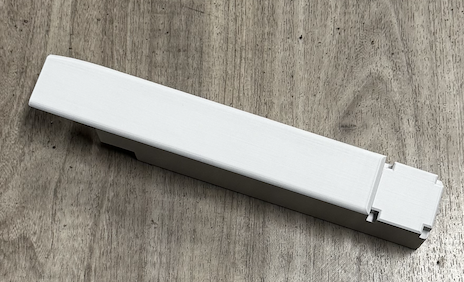
#> input picture body.png, 464 x 282 px
$ python stl_arm.py
#> lines starting #> are read from the running program, lines starting #| are printed output that depends on the picture; after the words box and inside, x2 and y2 are one past the last pixel; in counts of white or black regions, pixels touching at a corner belong together
import cv2
import numpy as np

# 读取图像
image = cv2.imread('body.png')
#> image is the input picture: shape (282, 464, 3); mean B, G, R 137.9, 146.8, 151.2
if image is None:
    print("无法读取图像，请检查文件路径和完整性")
    exit()

# 转为灰度图
gray = cv2.cvtColor(image, cv2.COLOR_BGR2GRAY)

# 针对灰白物体优化的阈值处理
# 灰白物体在灰度图中亮度较高，使用较低的阈值下限来确保捕获
_, thresh = cv2.threshold(gray, 100, 255, cv2.THRESH_BINARY)
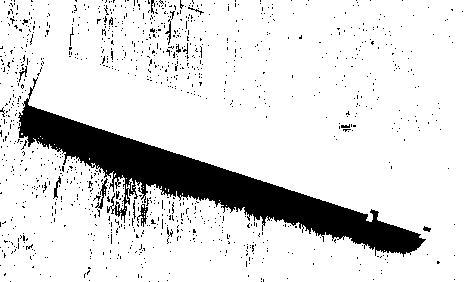
#> thresh: shape (282, 464); 86.3% white; 1067 black regions (1050 under 20 px), largest, box (x1, y1, x2, y2) and area: (18, 77, 426, 257) 14799, (95, 178, 108, 209) 103, (137, 204, 148, 227) 103

# 可选：进行形态学操作，去除噪点并连接可能的断裂轮廓
kernel = np.ones((5, 5), np.uint8)
thresh = cv2.morphologyEx(thresh, cv2.MORPH_CLOSE, kernel)
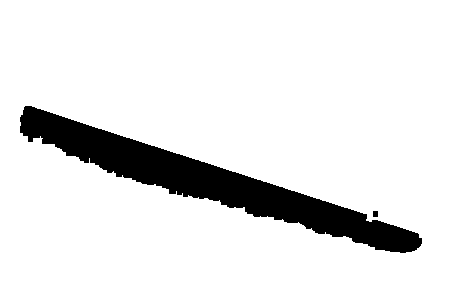
#> thresh: shape (282, 464); 89.6% white; 2 black regions, box (x1, y1, x2, y2) and area: (20, 106, 422, 253) 13532, (373, 211, 378, 217) 30
thresh = cv2.morphologyEx(thresh, cv2.MORPH_OPEN, kernel)
#> thresh: shape (282, 464); 89.6% white; 1 black region, box (x1, y1, x2, y2) and area: (20, 106, 422, 253) 13631

# 查找轮廓
contours, _ = cv2.findContours(thresh, cv2.RETR_EXTERNAL, cv2.CHAIN_APPROX_SIMPLE)
#> contours = [[[0, 0], [0, 281], [463, 281], [463, 0]]]
if len(contours) == 0:
    print("未找到轮廓，请调整阈值参数")
else:
    # 取最大的轮廓（假设目标是最大的那个灰白物体）
    contour = max(contours, key=cv2.contourArea)
#> contour = [[0, 0], [0, 281], [463, 281], [463, 0]]
    # 计算最小外接矩形
    rect = cv2.minAreaRect(contour)
#> rect = ((231.5, 140.5), (281, 463), -90)
    (cx, cy), (width, height), angle = rect
#> cx = 231.5; cy = 140.5; width = 281; height = 463; angle = -90
    # 确定长边和短边长度
    long_side = max(width, height)
#> long_side = 463
    short_side = min(width, height)
#> short_side = 281

    # 计算长边中线的两个端点
    box = cv2.boxPoints(rect)
#> box = [[463, 281], [-8.6e-15, 281], [0, 0], [463, 0]]
    box = np.int0(box)
#> box = [[463, 281], [0, 281], [0, 0], [463, 0]]
    # 计算长边的两个端点
    if width > height:
        long_start = box[0]
        long_end = box[2]
    else:
        long_start = box[1]
#> long_start = [0, 281]
        long_end = box[3]
#> long_end = [463, 0]
    # 长边中线的中点
    mid_point = ((long_start[0] + long_end[0]) // 2, (long_start[1] + long_end[1]) // 2)
#> mid_point = (231, 140)
    # 计算长边中线的方向向量
    vector = (long_end[0] - long_start[0], long_end[1] - long_start[1])
#> vector = (463, -281)
    # 计算垂直于长边中线的方向向量
    perpendicular_vector = (-vector[1], vector[0])
#> perpendicular_vector = (281, 463)
    # 归一化垂直方向向量
    norm = np.linalg.norm(perpendicular_vector)
#> norm = 541.6
    if norm != 0:
        perpendicular_vector = (perpendicular_vector[0] / norm, perpendicular_vector[1] / norm)
#> perpendicular_vector = (0.519, 0.855)
    # 计算垂线的两个端点
    short_half = short_side / 2
#> short_half = 140.5
    short_start = (int(mid_point[0] - perpendicular_vector[0] * short_half),
                  int(mid_point[1] - perpendicular_vector[1] * short_half))
#> short_start = (158, 19)
    short_end = (int(mid_point[0] + perpendicular_vector[0] * short_half),
                int(mid_point[1] + perpendicular_vector[1] * short_half))
#> short_end = (303, 260)

    # 绘制长边中线和垂线
    cv2.line(image, tuple(long_start), tuple(long_end), (0, 0, 255), 2)
    cv2.line(image, short_start, short_end, (0, 255, 0), 2)
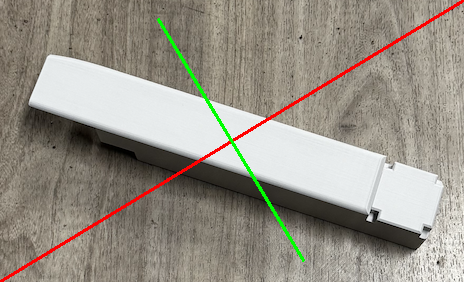
#> image: shape (282, 464, 3); mean B, G, R 135.2, 145.8, 151.5

    # 输出坐标信息
    print("长边起点坐标:", long_start)
#| 长边起点坐标: [  0 281]
    print("长边终点坐标:", long_end)
#| 长边终点坐标: [463   0]
    print("垂线起点坐标:", short_start)
#| 垂线起点坐标: (158, 19)
    print("垂线终点坐标:", short_end)
#| 垂线终点坐标: (303, 260)
    print("中点坐标:", mid_point)
#| 中点坐标: (231, 140)

    # 显示处理结果和阈值图像（便于调整参数）
    cv2.imshow('Threshold Image', thresh)
    cv2.imshow('Result', image)
    cv2.waitKey(0)
    cv2.destroyAllWindows()
